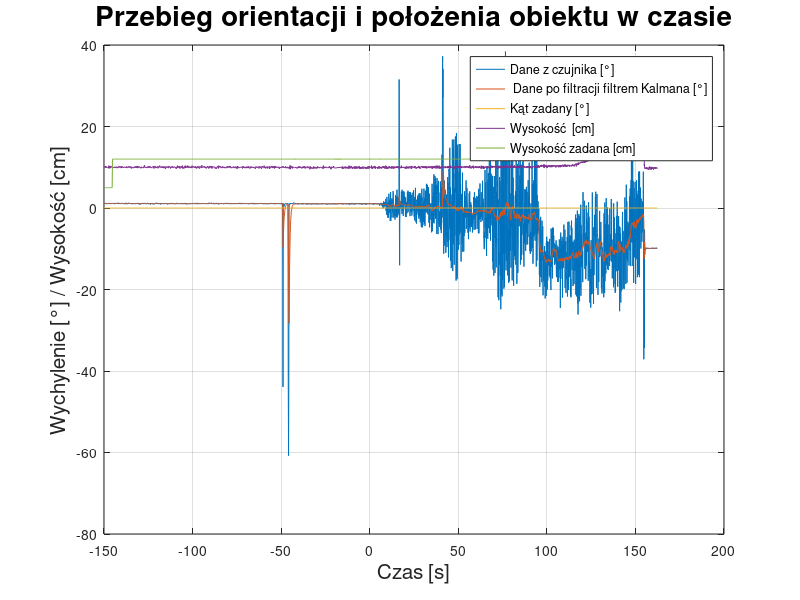
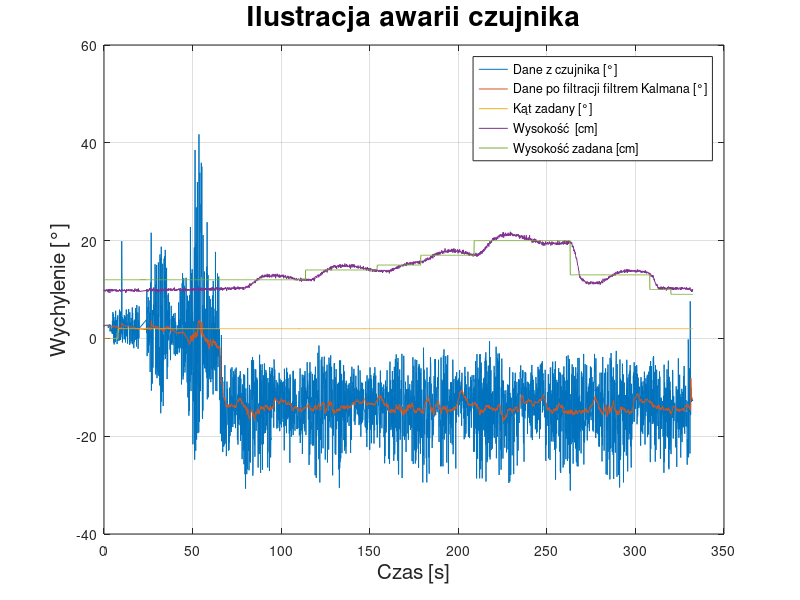
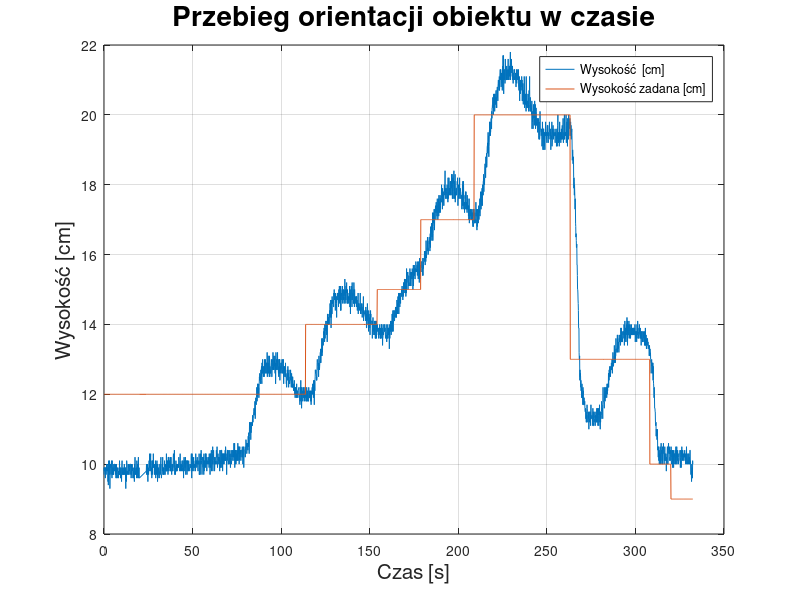

Write the MATLAB code that produced these figures, in order.
dane_1 = csvread("dane44.csv",2,0);
dane_2 = csvread("dane45.csv",2,0);



% dane 18 - kp 14% ki 13%   wspmocy 30%
%dane 19 tak samo
%dane 20 15% 14,5 %





%pierwszy przebieg
xk_1 = dane_1(:,1);
yk_1 = dane_1(:,2);
x_1 = dane_1(:,3);
y_1 = dane_1(:,4);
k_1 = dane_1(:,5);
wzad_1 = dane_1(:,6);
w_1 = dane_1(:,7);
czas_1 = dane_1(:,8);

czas_1 = czas_1/1000;
czas_1 = czas_1 - czas_1(1);

% drugi przebieg
xk_2 = dane_2(:,1);
yk_2 = dane_2(:,2);
x_2 = dane_2(:,3);
y_2 = dane_2(:,4);
k_2 = dane_2(:,5);
wzad_2 = dane_2(:,6);
w_2 = dane_2(:,7);
czas_2 = dane_2(:,8);

czas_2 = czas_2/1000;
czas_2 = czas_2 - czas_2(1);

czas_1 = czas_1 - 150;

figure(1)
plot(czas_1, y_1, czas_1, yk_1, czas_1,k_1, czas_1, w_1, czas_1, wzad_1 );
legend("Dane z czujnika [°]", " Dane po filtracji filtrem Kalmana [°]", "Kąt zadany [°]", "Wysokość  [cm]", "Wysokość zadana [cm]")
grid on
title("Przebieg orientacji i położenia obiektu w czasie", "FontSize",20)
xlabel("Czas [s]", "FontSize",15)
ylabel("Wychylenie [°] / Wysokość [cm]", "FontSize",15)



figure(2)
plot(czas_2, y_2, czas_2, yk_2, czas_2,k_2, czas_2, w_2, czas_2, wzad_2  );
legend("Dane z czujnika [°]", "Dane po filtracji filtrem Kalmana [°]", "Kąt zadany [°]","Wysokość  [cm]", "Wysokość zadana [cm]")
grid on
title("Ilustracja awarii czujnika", "FontSize",20)
xlabel("Czas [s]", "FontSize",15)
ylabel("Wychylenie [°]", "FontSize",15)


figure(3)
plot(czas_2, w_2, czas_2, wzad_2 );
legend("Wysokość  [cm]", "Wysokość zadana [cm]")
grid on
title("Przebieg orientacji obiektu w czasie", "FontSize",20)
xlabel("Czas [s]", "FontSize",15)
ylabel("Wysokość [cm]", "FontSize",15)


% figure(4)
% plot(yk_2(1:end-200),w_2(1:end-200));
% %legend(" Dane po filtracji filtrem Kalmana [°]", "Kąt zadany [°]", "Wyskość  [cm]", "Wysokość zadana [cm]")
% grid on
% title("Przebieg trajektorii fazowej", "FontSize",20)
% ylabel("Wysokość [cm]", "FontSize",15)
% xlabel("Wychylenie [°]", "FontSize",15)




